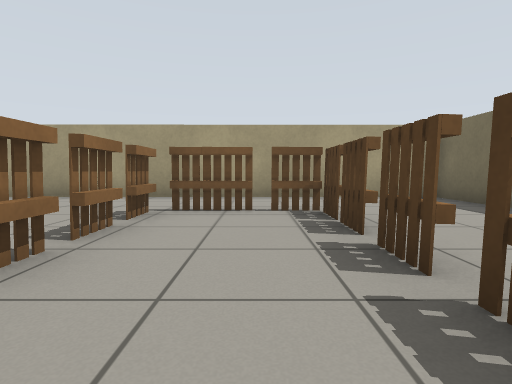
View 1 (above)

21 first-person views from a walk through a world built for the Gazebo simulator. The camera is 0.65 m above the floor, tilts 4° down and sees 80° across. The floor is counted in squares, 1 m on a side. Each view is taken from the middle of a square. On the plan, view 1 faces up. The plan holds only what a view shows up to about 9 squares ahead; the rest is blank. Simple shapes stand in for some stock models.

View 2
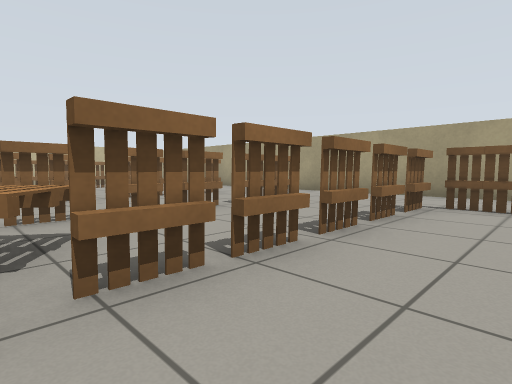

View 3
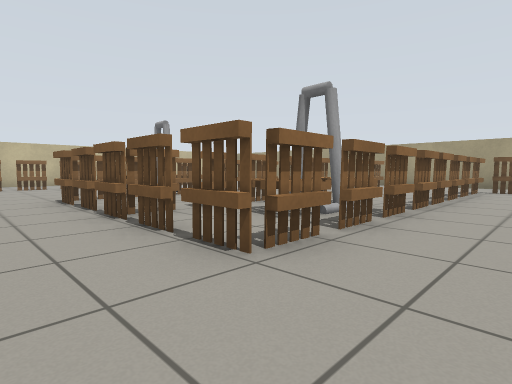

View 4
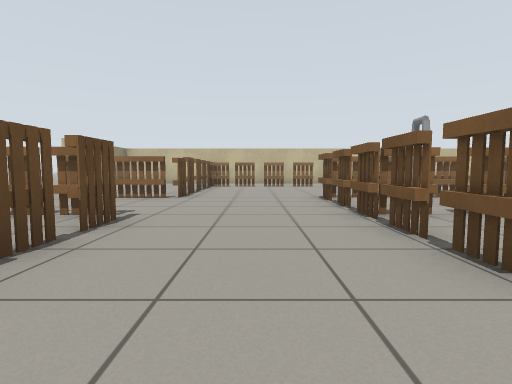

View 5
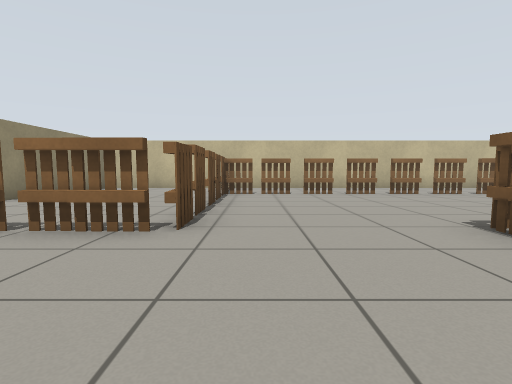

View 6
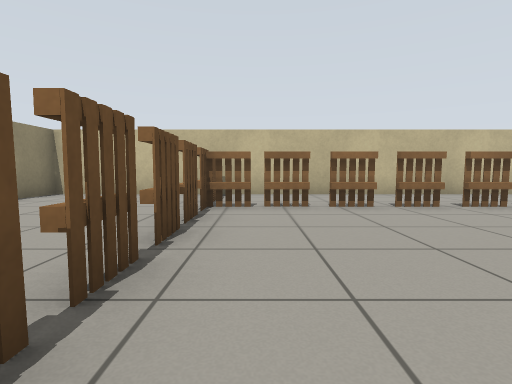

View 7
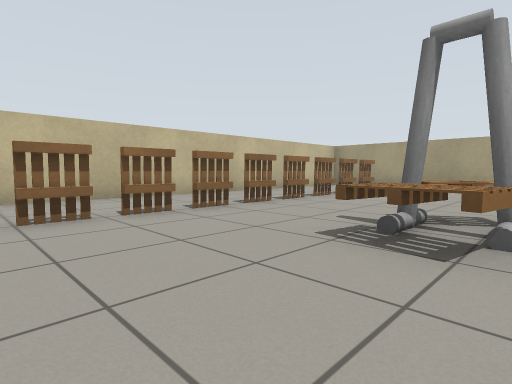

View 8
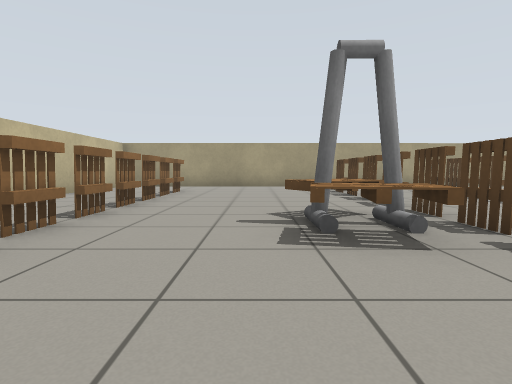

View 9
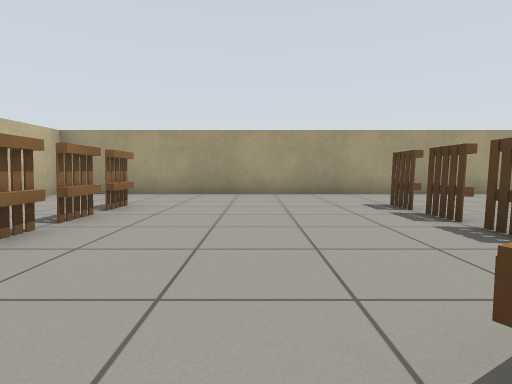

View 10
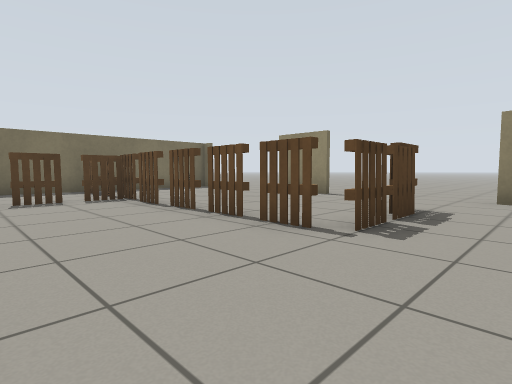

View 11
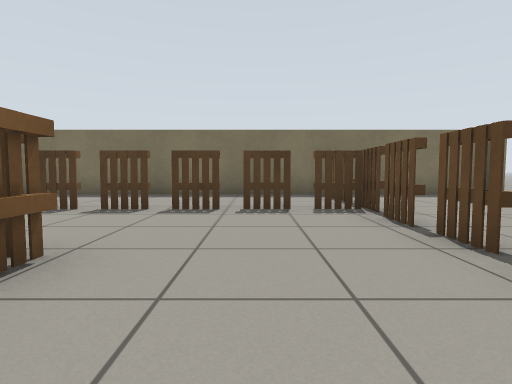

View 12
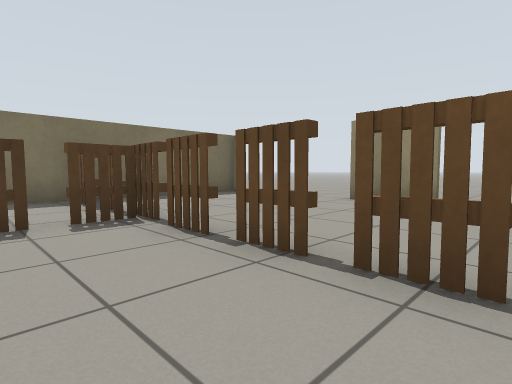

View 13
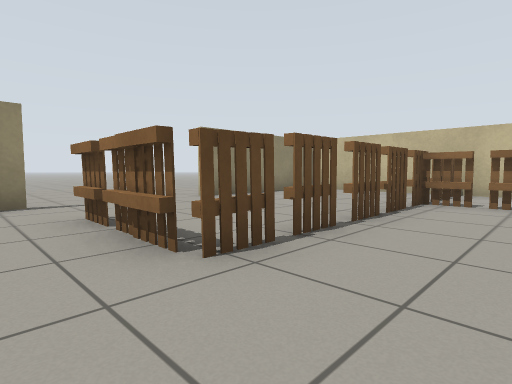

View 14
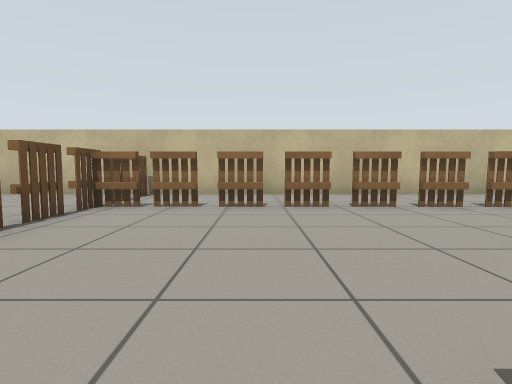

View 15
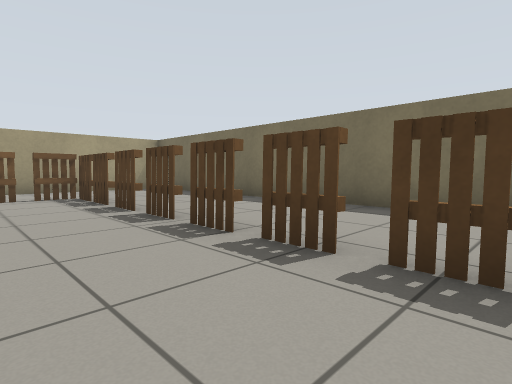

View 16
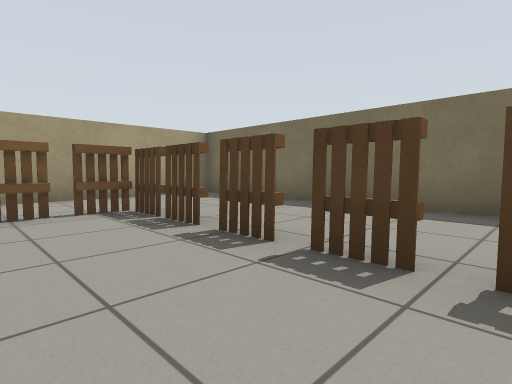

View 17
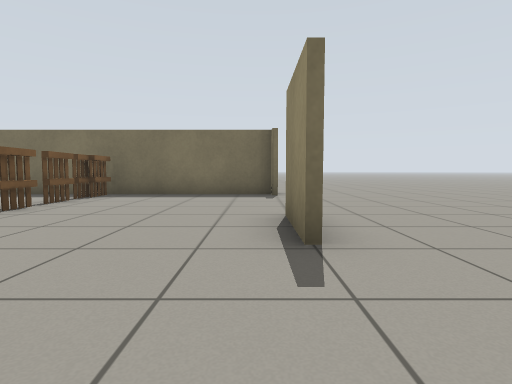

View 18
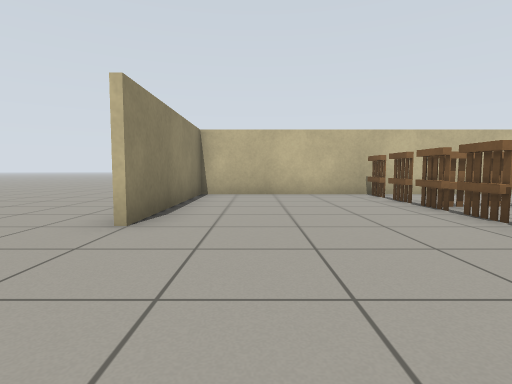

View 19
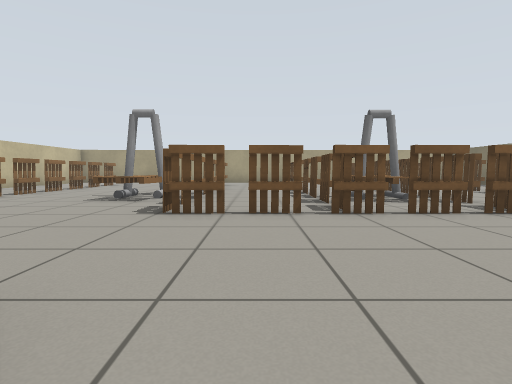

View 20
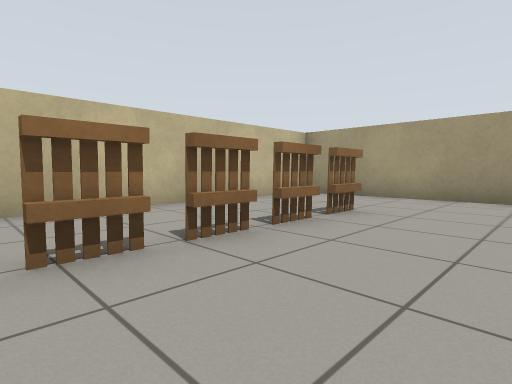

View 21
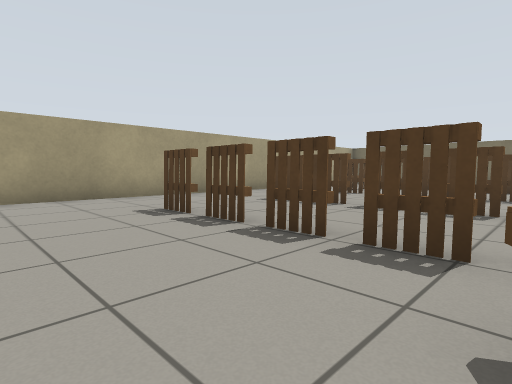

### Floor plan
Points are (right, up) in squares from view 1. A wall is a line through its corners. A room is listed if a view was taken in it or the views show most of it. See-through windows are left out.
Room 1 (views 1, 2, 3, 4, 5, 6, 7, 8, 9, 10, 11, 12, 13, 14, 15, 16, 17, 18, 19, 20, 21)
walls: (-7, -12.5) (-5.1, -12.5); (-1.4, -12.5) (0.5, -12.5); (4.4, -7.5) (4.4, 7.5) (-15.4, 7.5) (-15.4, -12.5) (-10.5, -12.5); (4.4, -12.5) (4.4, -8.5)
ways out: opening at (-10, -14); opening at (4, -13.5)
objects: pallet (-15, -8); pallet (-14, -8); pallet (-13, -8) to (-12, -8); pallet (-12, -7); pallet (-12, -6); pallet (-12, -5); pallet (-12, -4); pallet (-12, -3); pallet (-12, -2) to (-12, -1); pallet (-12, 0); pallet (-12, 1); pallet (-12, 2); pallet (-12, 3); pallet (-12, 4); pallet (-11, -8); pallet (-10, -8); pallet (-9, -8); pallet (-9, -2) to (-8, -2); pallet (-9, -1) to (-8, 0); pallet (-8, -8); pallet (-7, -10); pallet (-7, -9); pallet (-7, -8); pallet (-7, -4); other object (-7, -3); pallet (-7, -2); pallet (-7, 0); pallet (-7, 1); pallet (-7, 2); pallet (-7, 3); pallet (-7, 4) to (-7, 5); pallet (-6, -4); pallet (-5, -4); pallet (-5, -1); pallet (-5, 0); pallet (-5, 1); pallet (-5, 2); pallet (-5, 3); pallet (-5, 4); pallet (-4, -10); pallet (-4, -9); pallet (-4, -8); pallet (-4, -4) to (-3, -4); pallet (-4, -3) to (-4, -2); pallet (-3, -8) to (-2, -8); pallet (-3, -3) to (-3, -2); pallet (-3, -1) to (-3, 0); pallet (-2, -4); pallet (-2, -3) to (-2, -2); pallet (-2, -1); pallet (-2, 0); pallet (-2, 1); pallet (-2, 2); pallet (-2, 3); pallet (-2, 4) to (-2, 5); pallet (-1, -8); pallet (-1, 5); pallet (0, -8); pallet (0, 5); pallet (1, -8); pallet (1, -7); pallet (1, -6); pallet (1, -5); pallet (1, -4); pallet (1, -3) to (1, -2); pallet (1, -1); pallet (1, 0); pallet (1, 1); pallet (1, 2); pallet (1, 3) to (1, 4); pallet (1, 5); pallet (2, -8); pallet (3, -8)

Where each view was taken, in squares from view 1:
view 1: 0 up, 0 right, facing up
view 2: 1 down, 0 right, facing up-left
view 3: 6 down, 0 right, facing up-left
view 4: 6 down, 0 right, facing left
view 5: 7 down, 4 left, facing left
view 6: 7 down, 7 left, facing left
view 7: 5 down, 8 left, facing up-left
view 8: 5 down, 10 left, facing up
view 9: 1 down, 10 left, facing up
view 10: 5 down, 6 left, facing down-right
view 11: 6 down, 4 left, facing right
view 12: 6 down, 3 left, facing down-right
view 13: 6 down, 6 left, facing down-left
view 14: 5 down, 7 left, facing left
view 15: 3 down, 1 left, facing up-right
view 16: 0 up, 1 left, facing up-right
view 17: 12 down, 4 left, facing right
view 18: 11 down, 7 left, facing left
view 19: 9 down, 6 left, facing up
view 20: 0 up, 10 left, facing up-left
view 21: 0 up, 10 left, facing up-right
